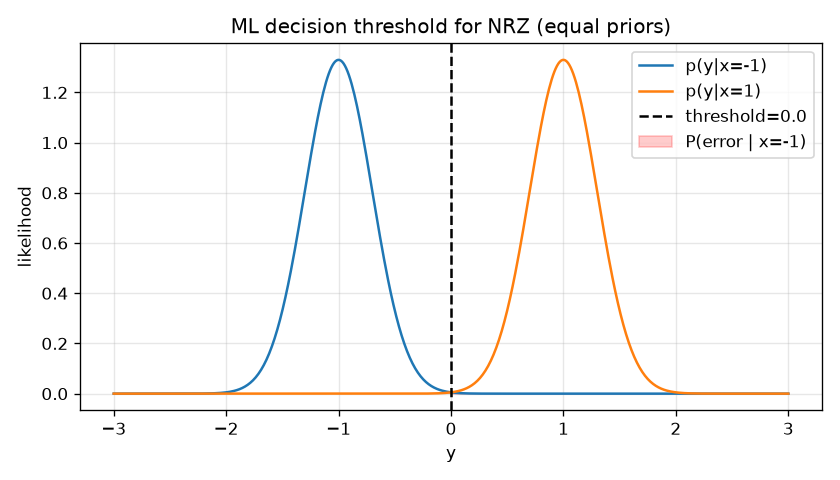

Write the Python code that produced this figure.
import numpy as np, matplotlib.pyplot as plt
from scipy.stats import norm

def ml_thresholds(levels, priors=None):
    """Given a set of levels, return the ML decision thresholds. If priors are given, use them for MAP."""
    levels = np.sort(np.asarray(levels, float))
    mids = (levels[:-1] + levels[1:]) / 2 #ML midpoints
    if priors is None:
        return mids
    
    #MAP correction for adjacent pair (equal-variance Gaussian assumption):
    # threshold = midpoint + (sigma^2 / (Li+1 - Li)) * ln(P(Li)/P(Li+1))
    return mids # extend with prior shift in the excercise
def decide(y, levels, thresholds):
    """slice y into nearest symbol using thresholds"""
    idx = np.searchsorted(thresholds, y)
    return np.asarray(levels)[np.clip(idx, 0, len(levels)-1)]
# --demo: NRZ, show ML=MAP under equal priors--
A, sigma = 1.0, 0.3
levels = np.array([-A, A])
thr = ml_thresholds(levels)
print(f"ML thresholds = {thr}")  # -> [0.0]

# visualize the two likelihood Gaussians + threshold
y = np.linspace(-3, 3, 500)
plt.figure(figsize=(7, 4))
plt.plot(y, norm.pdf(y, -A, sigma), label="p(y|x=-1)")
plt.plot(y, norm.pdf(y, A, sigma), label="p(y|x=1)")
for t in thr: plt.axvline(t, color='k', ls='--', label=f"threshold={t}")
plt.fill_between(y, norm.pdf(y, -A, sigma), where=(y>0), alpha=0.2, color='r', label="P(error | x=-1)")
plt.xlabel("y"); plt.ylabel("likelihood");plt.legend(); plt.grid(alpha=0.3)
plt.title("ML decision threshold for NRZ (equal priors)")
plt.tight_layout(); plt.savefig("day1_detection.png", dpi=120); plt.show()


# --prove MAP shifts threshold when priors are skewed ---
def map_threshold_nrz(A, sigma, p_plus):
    """Closed form: threshold = (sigma^2 / (2A)) * ln((1-p_plus)/p_plus)"""
    return (sigma**2 / (2*A)) * np.log((1-p_plus)/p_plus)

for p in [0.5, 0.7, 0.9]:
    print(f"p(+)= {p}: MAP threshold = {map_threshold_nrz(A, sigma, p):.3f}")
    
